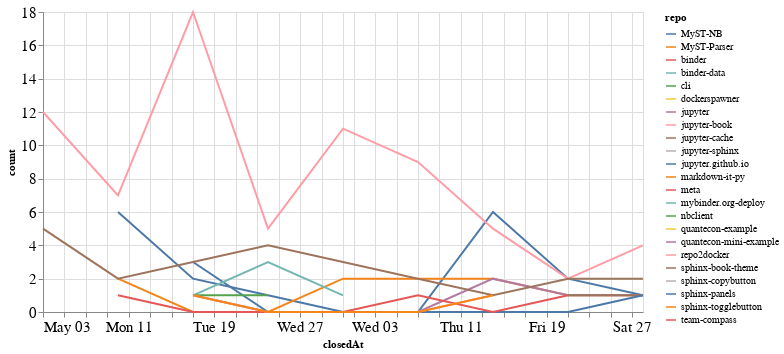

The cell this chart's notebook holds for it:
### Code cell
closed_by_time = closed_by.groupby('repo').resample('W', on='closedAt').count()['author'].reset_index()
closed_by_time = closed_by_time.rename(columns={'author': 'count'})

alt.Chart(closed_by_time, width=600).mark_line().encode(
    x='closedAt',
    y='count',
    color='repo',
    tooltip="repo"
)

### Figure 1 — Vega-Lite specification as saved in the notebook (floating-point values rounded to 4 significant figures)
{"config": {"axisLeft": {"labelFontSize": 15}, "axisBottom": {"labelFontSize": 15}}, "data": {"name": "data-b11af2561bc3bd3a7d47c6a70a257c8f"}, "mark": "line", "encoding": {"color": {"type": "nominal", "field": "repo"}, "tooltip": {"type": "nominal", "field": "repo"}, "x": {"type": "temporal", "field": "closedAt"}, "y": {"type": "quantitative", "field": "count"}}, "width": 600, "$schema": "https://vega.github.io/schema/vega-lite/v4.8.1.json", "datasets": {"data-b11af2561bc3bd3a7d47c6a70a257c8f": [{"repo": "MyST-NB", "closedAt": "2020-05-10T00:00:00", "count": 6}, {"repo": "MyST-NB", "closedAt": "2020-05-17T00:00:00", "count": 2}, {"repo": "MyST-NB", "closedAt": "2020-05-24T00:00:00", "count": 1}, {"repo": "MyST-NB", "closedAt": "2020-05-31T00:00:00", "count": 0}, {"repo": "MyST-NB", "closedAt": "2020-06-07T00:00:00", "count": 0}, {"repo": "MyST-NB", "closedAt": "2020-06-14T00:00:00", "count": 6}, {"repo": "MyST-NB", "closedAt": "2020-06-21T00:00:00", "count": 2}, {"repo": "MyST-NB", "closedAt": "2020-06-28T00:00:00", "count": 1}, {"repo": "MyST-Parser", "closedAt": "2020-05-10T00:00:00", "count": 2}, {"repo": "MyST-Parser", "closedAt": "2020-05-17T00:00:00", "count": 0}, {"repo": "MyST-Parser", "closedAt": "2020-05-24T00:00:00", "count": 0}, {"repo": "MyST-Parser", "closedAt": "2020-05-31T00:00:00", "count": 2}, {"repo": "MyST-Parser", "closedAt": "2020-06-07T00:00:00", "count": 2}, {"repo": "MyST-Parser", "closedAt": "2020-06-14T00:00:00", "count": 2}, {"repo": "MyST-Parser", "closedAt": "2020-06-21T00:00:00", "count": 1}, {"repo": "MyST-Parser", "closedAt": "2020-06-28T00:00:00", "count": 1}, {"repo": "binder", "closedAt": "2020-06-28T00:00:00", "count": 1}, {"repo": "binder-data", "closedAt": "2020-06-21T00:00:00", "count": 1}, {"repo": "cli", "closedAt": "2020-05-03T00:00:00", "count": 1}, {"repo": "dockerspawner", "closedAt": "2020-06-28T00:00:00", "count": 2}, {"repo": "jupyter", "closedAt": "2020-05-17T00:00:00", "count": 1}, {"repo": "jupyter", "closedAt": "2020-05-24T00:00:00", "count": 0}, {"repo": "jupyter", "closedAt": "2020-05-31T00:00:00", "count": 0}, {"repo": "jupyter", "closedAt": "2020-06-07T00:00:00", "count": 0}, {"repo": "jupyter", "closedAt": "2020-06-14T00:00:00", "count": 2}, {"repo": "jupyter", "closedAt": "2020-06-21T00:00:00", "count": 1}, {"repo": "jupyter", "closedAt": "2020-06-28T00:00:00", "count": 1}, {"repo": "jupyter-book", "closedAt": "2020-05-03T00:00:00", "count": 12}, {"repo": "jupyter-book", "closedAt": "2020-05-10T00:00:00", "count": 7}, {"repo": "jupyter-book", "closedAt": "2020-05-17T00:00:00", "count": 18}, {"repo": "jupyter-book", "closedAt": "2020-05-24T00:00:00", "count": 5}, {"repo": "jupyter-book", "closedAt": "2020-05-31T00:00:00", "count": 11}, {"repo": "jupyter-book", "closedAt": "2020-06-07T00:00:00", "count": 9}, {"repo": "jupyter-book", "closedAt": "2020-06-14T00:00:00", "count": 5}, {"repo": "jupyter-book", "closedAt": "2020-06-21T00:00:00", "count": 2}, {"repo": "jupyter-book", "closedAt": "2020-06-28T00:00:00", "count": 4}, {"repo": "jupyter-cache", "closedAt": "2020-06-21T00:00:00", "count": 1}, {"repo": "jupyter-cache", "closedAt": "2020-06-28T00:00:00", "count": 1}, {"repo": "jupyter-sphinx", "closedAt": "2020-05-03T00:00:00", "count": 1}, {"repo": "jupyter.github.io", "closedAt": "2020-05-17T00:00:00", "count": 3}, {"repo": "jupyter.github.io", "closedAt": "2020-05-24T00:00:00", "count": 0}, {"repo": "jupyter.github.io", "closedAt": "2020-05-31T00:00:00", "count": 0}, {"repo": "jupyter.github.io", "closedAt": "2020-06-07T00:00:00", "count": 0}, {"repo": "jupyter.github.io", "closedAt": "2020-06-14T00:00:00", "count": 0}, {"repo": "jupyter.github.io", "closedAt": "2020-06-21T00:00:00", "count": 0}, {"repo": "jupyter.github.io", "closedAt": "2020-06-28T00:00:00", "count": 1}, {"repo": "markdown-it-py", "closedAt": "2020-05-10T00:00:00", "count": 2}, {"repo": "meta", "closedAt": "2020-05-10T00:00:00", "count": 1}, {"repo": "meta", "closedAt": "2020-05-17T00:00:00", "count": 0}, {"repo": "meta", "closedAt": "2020-05-24T00:00:00", "count": 0}, {"repo": "meta", "closedAt": "2020-05-31T00:00:00", "count": 0}, {"repo": "meta", "closedAt": "2020-06-07T00:00:00", "count": 1}, {"repo": "meta", "closedAt": "2020-06-14T00:00:00", "count": 0}, {"repo": "meta", "closedAt": "2020-06-21T00:00:00", "count": 1}, {"repo": "mybinder.org-deploy", "closedAt": "2020-05-17T00:00:00", "count": 1}, {"repo": "mybinder.org-deploy", "closedAt": "2020-05-24T00:00:00", "count": 3}, {"repo": "mybinder.org-deploy", "closedAt": "2020-05-31T00:00:00", "count": 1}, {"repo": "nbclient", "closedAt": "2020-05-17T00:00:00", "count": 1}, {"repo": "nbclient", "closedAt": "2020-05-24T00:00:00", "count": 1}, {"repo": "quantecon-example", "closedAt": "2020-05-17T00:00:00", "count": 1}, {"repo": "quantecon-mini-example", "closedAt": "2020-06-21T00:00:00", "count": 1}, {"repo": "repo2docker", "closedAt": "2020-05-17T00:00:00", "count": 1}, {"repo": "repo2docker", "closedAt": "2020-05-24T00:00:00", "count": 0}, {"repo": "repo2docker", "closedAt": "2020-05-31T00:00:00", "count": 0}, {"repo": "repo2docker", "closedAt": "2020-06-07T00:00:00", "count": 0}, {"repo": "repo2docker", "closedAt": "2020-06-14T00:00:00", "count": 1}, {"repo": "sphinx-book-theme", "closedAt": "2020-05-03T00:00:00", "count": 5}, {"repo": "sphinx-book-theme", "closedAt": "2020-05-10T00:00:00", "count": 2}, {"repo": "sphinx-book-theme", "closedAt": "2020-05-17T00:00:00", "count": 3}, {"repo": "sphinx-book-theme", "closedAt": "2020-05-24T00:00:00", "count": 4}, {"repo": "sphinx-book-theme", "closedAt": "2020-05-31T00:00:00", "count": 3}, {"repo": "sphinx-book-theme", "closedAt": "2020-06-07T00:00:00", "count": 2}, {"repo": "sphinx-book-theme", "closedAt": "2020-06-14T00:00:00", "count": 1}, {"repo": "sphinx-book-theme", "closedAt": "2020-06-21T00:00:00", "count": 2}, {"repo": "sphinx-book-theme", "closedAt": "2020-06-28T00:00:00", "count": 2}, {"repo": "sphinx-copybutton", "closedAt": "2020-06-21T00:00:00", "count": 2}, {"repo": "sphinx-panels", "closedAt": "2020-05-10T00:00:00", "count": 1}, {"repo": "sphinx-togglebutton", "closedAt": "2020-05-17T00:00:00", "count": 1}, {"repo": "sphinx-togglebutton", "closedAt": "2020-05-24T00:00:00", "count": 0}, {"repo": "sphinx-togglebutton", "closedAt": "2020-05-31T00:00:00", "count": 0}, {"repo": "sphinx-togglebutton", "closedAt": "2020-06-07T00:00:00", "count": 0}, {"repo": "sphinx-togglebutton", "closedAt": "2020-06-14T00:00:00", "count": 1}, {"repo": "team-compass", "closedAt": "2020-06-28T00:00:00", "count": 2}]}}
